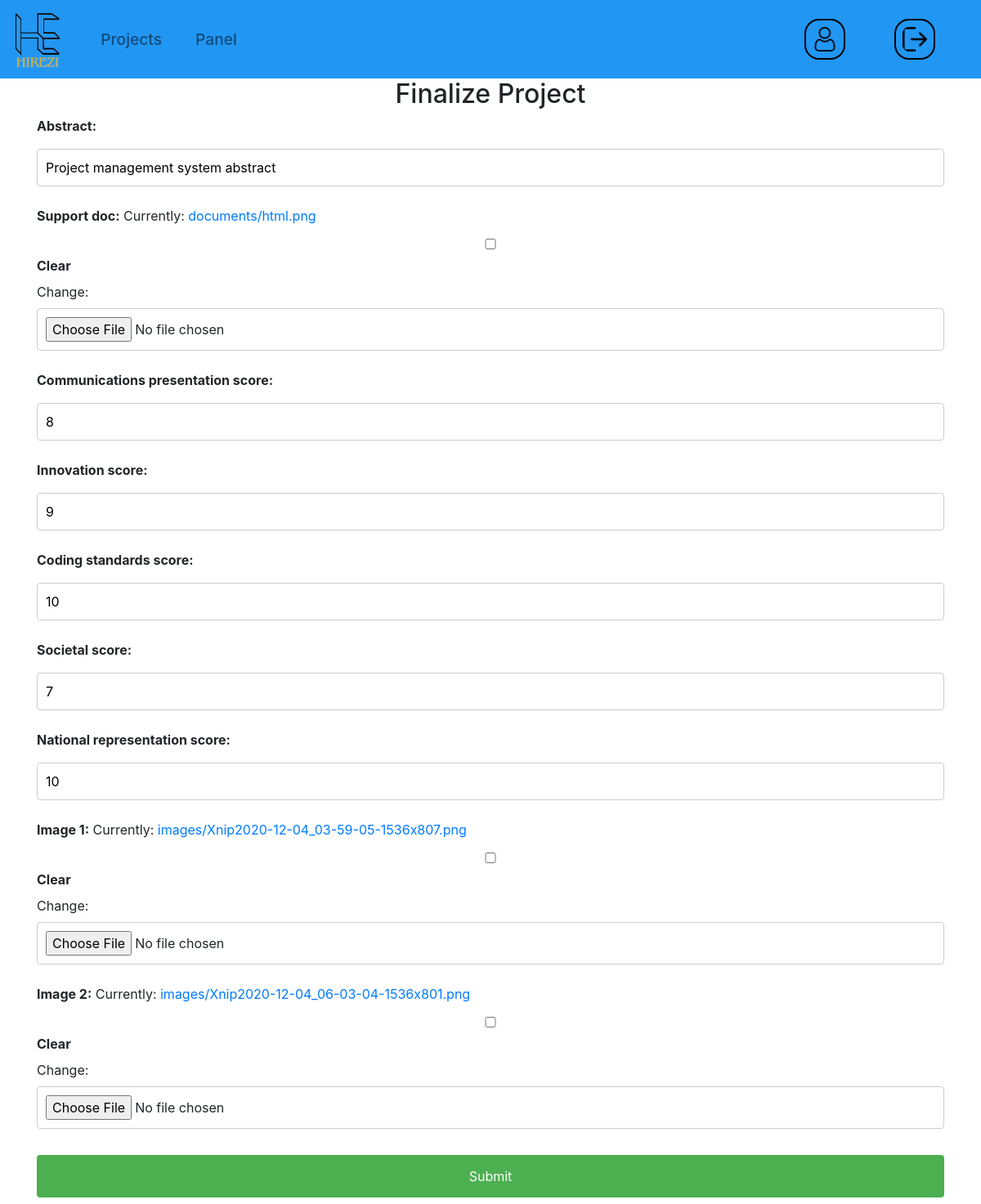
The app's page /finalize_project/1 with its own data.
### college/models.py (models this page shows, shortened)
class Project(models.Model):
    project_title = models.CharField(max_length=200)
    project_domain = models.ForeignKey(Domain, on_delete=models.DO_NOTHING)
    College=models.ForeignKey(College,on_delete=models.DO_NOTHING,default=1)
    tech_stack=models.ForeignKey(TechStack, on_delete=models.DO_NOTHING)
    member_details_1 = models.ForeignKey(Student,related_name='member_1', on_delete=models.CASCADE,null=True, blank=True)
    member_details_2 = models.ForeignKey(Student,related_name='member_2' ,on_delete=models.CASCADE,null=True, blank=True)
    member_details_3 = models.ForeignKey(Student,related_name='member_3', on_delete=models.CASCADE,null=True, blank=True)
    member_details_4 = models.ForeignKey(Student,related_name='member_4', on_delete=models.CASCADE,null=True, blank=True)
    current_yr=models.IntegerField(null=True, blank=True)
    mentor_id=models.ForeignKey(Mentor,on_delete=models.CASCADE,null=True, blank=True)
    timeline_id=models.ForeignKey(Timeline,on_delete=models.CASCADE,null=True, blank=True)
    panel_id = models.ForeignKey(Panel, on_delete=models.SET_NULL, blank=True, null=True)
    abstract=models.CharField(max_length=500,blank=True, null=True)
    support_doc = models.FileField(upload_to='documents/', blank=True, null=True)
    image_1 = models.ImageField(upload_to='images/', blank=True, null=True)
    image_2 = models.ImageField(upload_to='images/', blank=True, null=True)
    communications_presentation_score=models.IntegerField(null=True, blank=True)
    innovation_score=models.IntegerField(null=True, blank=True)
    coding_standards_score=models.IntegerField(null=True, blank=True)
    societal_score=models.IntegerField(null=True, blank=True)
    national_representation_score=models.IntegerField(null=True, blank=True)
    sponsored=models.BooleanField(default=False)
    published=models.BooleanField(default=False)
    copyrighted=models.BooleanField(default=False)

### college/views.py (the view)
# urls.py: path('finalize_project/<int:project_id>', views.finalize_project, name='finalize_project'),
def finalize_project(request, project_id):
    project = get_object_or_404(Project, pk=project_id)
    if request.method == 'POST':
        form = ProjectForm(request.POST, request.FILES, instance=project)
        if form.is_valid():
            form.save()
            return redirect('mentor_projects')  # Redirect to a success page
    else:
        form = ProjectForm(instance=project)
    return render(request, 'mentors/finalize_project.html',{'form':form})

### college/forms.py
class ProjectForm(forms.ModelForm):
    class Meta:
        model = Project
        fields = ['abstract', 'support_doc','communications_presentation_score','innovation_score','coding_standards_score','societal_score','national_representation_score' , 'image_1','image_2']

### templates/mentors/finalize_project.html (shortened to what this page needs)
{%extends 'mentors/mentor_base.html'%}
{%block body%}
  <div class='container'>
    <center><h2>Finalize Project</h2></center>
    <form method="post" >
        {{ form.as_p }}
        <button type="submit">Submit</button>
    </form>
  </div>
{%endblock%}

### records on screen
Project: abstract "Project management system abstract", communications_presentation_score "8", innovation_score "9", coding_standards_score "10", societal_score "7", national_representation_score "10"
